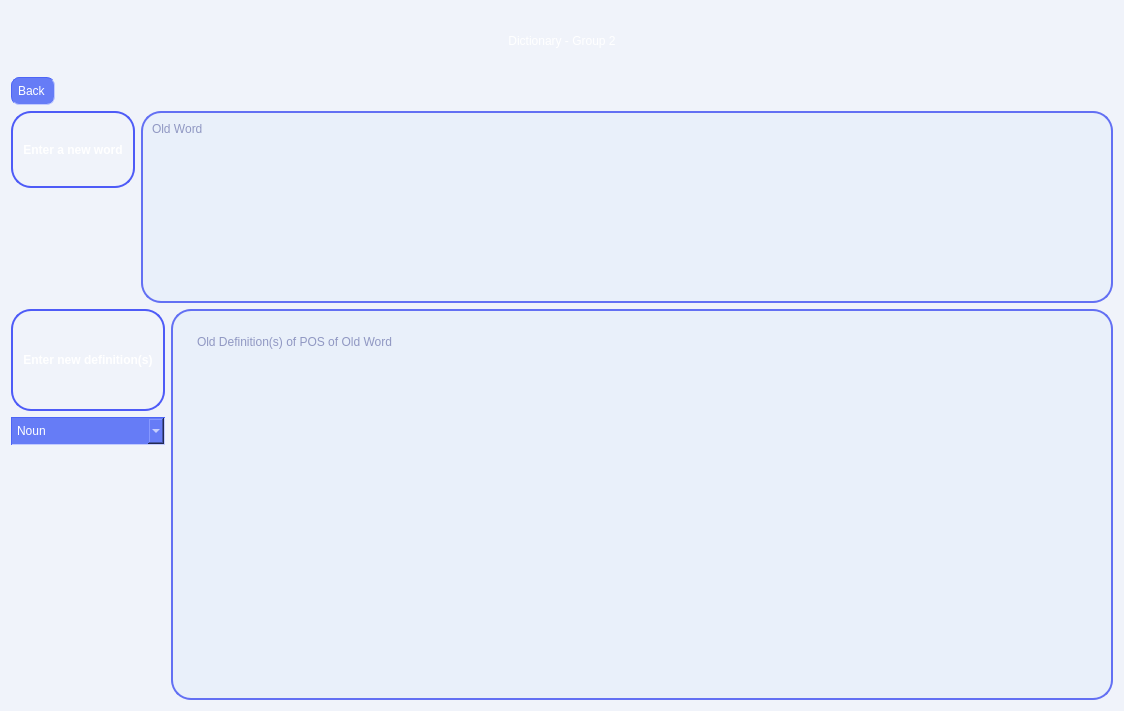
<?xml version="1.0" encoding="UTF-8"?>
<ui version="4.0">
 <class>AddNewWord</class>
 <widget class="QWidget" name="AddNewWord">
  <property name="geometry">
   <rect>
    <x>0</x>
    <y>0</y>
    <width>1124</width>
    <height>711</height>
   </rect>
  </property>
  <property name="windowTitle">
   <string>Form</string>
  </property>
  <property name="styleSheet">
   <string notr="true">background-color: rgb(240, 243, 250);</string>
  </property>
  <layout class="QFormLayout" name="formLayout_3">
   <item row="0" column="0" colspan="2">
    <layout class="QVBoxLayout" name="verticalLayout_4">
     <item>
      <layout class="QVBoxLayout" name="verticalLayout_3">
       <item>
        <layout class="QVBoxLayout" name="verticalLayout">
         <item>
          <widget class="QPushButton" name="pushButton_3">
           <property name="styleSheet">
            <string notr="true">padding: 20px;
border-radius: 20px;
  min-height: 20px;
  min-width: 20px;
background-image: url(:/background/images/bg/intro bg.png);
font: 24pt &quot;Audiowide&quot;;
color:white;</string>
           </property>
           <property name="text">
            <string>Dictionary - Group 2</string>
           </property>
          </widget>
         </item>
         <item>
          <layout class="QHBoxLayout" name="horizontalLayout">
           <item>
            <widget class="QPushButton" name="pushButton_goBack">
             <property name="styleSheet">
              <string notr="true">padding: 6px;
border-color: rgb(77, 101, 246);
border-width : 1px;
border-style:inset;
border-radius: 8px;
  min-height: 1px;
  min-width: 1px;
background-color: rgb(102, 124, 246);
font: 11pt &quot;Comfortaa&quot;;
color: white;</string>
             </property>
             <property name="text">
              <string>Back </string>
             </property>
            </widget>
           </item>
           <item>
            <spacer name="horizontalSpacer_3">
             <property name="orientation">
              <enum>Qt::Horizontal</enum>
             </property>
             <property name="sizeHint" stdset="0">
              <size>
               <width>40</width>
               <height>20</height>
              </size>
             </property>
            </spacer>
           </item>
          </layout>
         </item>
        </layout>
       </item>
       <item>
        <layout class="QFormLayout" name="formLayout">
         <item row="0" column="1">
          <widget class="QTextEdit" name="textEdit_4">
           <property name="sizePolicy">
            <sizepolicy hsizetype="Preferred" vsizetype="Fixed">
             <horstretch>0</horstretch>
             <verstretch>0</verstretch>
            </sizepolicy>
           </property>
           <property name="minimumSize">
            <size>
             <width>34</width>
             <height>34</height>
            </size>
           </property>
           <property name="styleSheet">
            <string notr="true">padding: 5px;
border-width : 2px;
border-style:solid;
border-radius: 20px;
  min-height: 20px;
  min-width: 20px;
background-color: rgb(233, 240, 250);
border-color: rgb(99, 112, 243);
font: 13pt &quot;Comfortaa&quot;;
color: rgb(56, 64, 139);</string>
           </property>
           <property name="placeholderText">
            <string>Old Word</string>
           </property>
          </widget>
         </item>
         <item row="0" column="0">
          <widget class="QPushButton" name="pushButton_2">
           <property name="sizePolicy">
            <sizepolicy hsizetype="Preferred" vsizetype="Preferred">
             <horstretch>0</horstretch>
             <verstretch>0</verstretch>
            </sizepolicy>
           </property>
           <property name="styleSheet">
            <string notr="true">padding: 10px;
border-width : 2px;
border-style:solid;
border-radius: 20px;
  min-height: 20px;
  min-width: 20px;
border-color: rgb(99, 112, 243);
font: 13pt &quot;Comfortaa&quot;;
font: bold;
color: white;
border-color: rgb(78, 91, 247);
background-image: url(:/background/images/bg/mid button.png);
</string>
           </property>
           <property name="text">
            <string>Enter a new word</string>
           </property>
          </widget>
         </item>
        </layout>
       </item>
      </layout>
     </item>
     <item>
      <layout class="QFormLayout" name="formLayout_2">
       <item row="0" column="0">
        <layout class="QVBoxLayout" name="verticalLayout_2">
         <item>
          <widget class="QPushButton" name="pushButton">
           <property name="sizePolicy">
            <sizepolicy hsizetype="Preferred" vsizetype="Preferred">
             <horstretch>0</horstretch>
             <verstretch>10</verstretch>
            </sizepolicy>
           </property>
           <property name="styleSheet">
            <string notr="true">padding: 10px;
border-width : 2px;
border-style:solid;
border-radius: 20px;
  min-height: 20px;
  min-width: 20px;
border-color: rgb(99, 112, 243);
font: 13pt &quot;Comfortaa&quot;;
font: bold;
color: white;
border-color: rgb(78, 91, 247);
background-image: url(:/background/images/bg/mid button.png);
</string>
           </property>
           <property name="text">
            <string>Enter new definition(s)</string>
           </property>
          </widget>
         </item>
         <item>
          <widget class="QComboBox" name="comboBox">
           <property name="sizePolicy">
            <sizepolicy hsizetype="Preferred" vsizetype="Fixed">
             <horstretch>0</horstretch>
             <verstretch>10</verstretch>
            </sizepolicy>
           </property>
           <property name="styleSheet">
            <string notr="true">padding: 5px;
border-color: rgb(77, 101, 246);
border-width : 1px;
border-style:inset;
border-radius: 20px;
  min-height: 1px;
  min-width: 1px;
color: white;
selection-color: rgb(39, 182, 240);
selection-background-color: rgb(77, 92, 245);
font: 11pt &quot;Comfortaa&quot;;
background-color: rgb(102, 124, 246);</string>
           </property>
           <property name="placeholderText">
            <string/>
           </property>
           <item>
            <property name="text">
             <string>Noun</string>
            </property>
           </item>
           <item>
            <property name="text">
             <string>Pronoun</string>
            </property>
           </item>
           <item>
            <property name="text">
             <string>Verb</string>
            </property>
           </item>
           <item>
            <property name="text">
             <string>Adjective</string>
            </property>
           </item>
           <item>
            <property name="text">
             <string>Adverb</string>
            </property>
           </item>
           <item>
            <property name="text">
             <string>Interjection</string>
            </property>
           </item>
           <item>
            <property name="text">
             <string>Preposition</string>
            </property>
           </item>
           <item>
            <property name="text">
             <string>Conjunction</string>
            </property>
           </item>
           <item>
            <property name="text">
             <string>Others</string>
            </property>
           </item>
          </widget>
         </item>
        </layout>
       </item>
       <item row="0" column="1">
        <widget class="QTextEdit" name="textEdit_3">
         <property name="styleSheet">
          <string notr="true">padding: 20px;
border-width : 2px;
border-style:solid;
border-radius: 20px;
  min-height: 20px;
  min-width: 20px;
background-color: rgb(233, 240, 250);
border-color: rgb(99, 112, 243);
font: 13pt &quot;Comfortaa&quot;;
color: rgb(56, 64, 139);</string>
         </property>
         <property name="placeholderText">
          <string>Old Definition(s) of POS of Old Word</string>
         </property>
        </widget>
       </item>
      </layout>
     </item>
    </layout>
   </item>
  </layout>
 </widget>
 <resources/>
 <connections/>
</ui>
